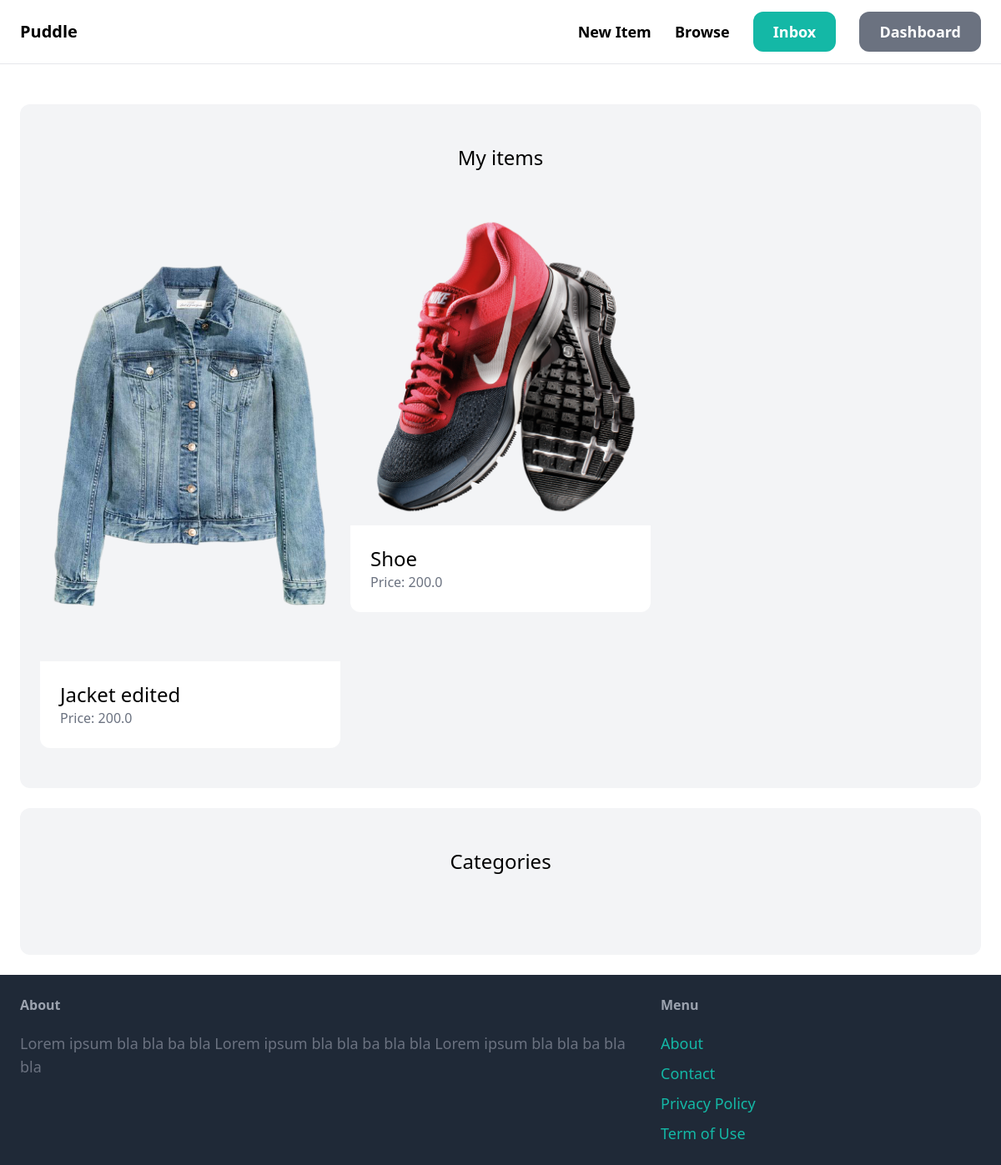
The page /dashboard/ (signed in) on the database its author committed.
### item/models.py (models this page shows, shortened)
class Item(models.Model):
    category = models.ForeignKey(Category, related_name='items', on_delete=models.CASCADE)
    name = models.CharField(max_length=255)
    description = models.TextField(blank=True, null=True)
    price = models.FloatField()
    image = models.ImageField(upload_to='item_images', blank=True, null=True)
    is_sold = models.BooleanField(default=False)
    created_by = models.ForeignKey(User, related_name='items', on_delete=models.CASCADE)
    created_at = models.DateTimeField(auto_now_add=True)

### dashboard/views.py (the view)
# urls.py: path('', views.index, name='index'),
@login_required
def index(request):
    items = Item.objects.filter(created_by=request.user)
    return render(request, 'dashboard/index.html', {
        'items': items,
    })

### dashboard/templates/dashboard/index.html (shortened to what this page needs)
{%extends 'core/base.html' %}
{%block content%}
    <div class="mt-6 px-6 py-12 bg-gray-100 rounded-xl">
        <h2 class ="mb-12 text-2xl text-center">My items</h2>
        <div class="grid grid-cols-3 gap-3">
            {% for item in items %}
                <div>
                    <a href="{% url 'item:detail' item.id %}">
                        <div>
                            <img src="{{item.image.url}}" class="rounded-t-xl">
                        </div>
                        <div class="p-6 bg-white rounded-b-xl">
                            <h2 class="text-2xl">{{item.name}}</h2>
                            <p class="text-gray-500">Price: {{item.price}}</p>
                        </div>
                    </a>
                </div>
            {% endfor %}
        </div>
    </div>
    <div class="mt-6 px-6 py-12 bg-gray-100 rounded-xl">
        <h2 class ="mb-12 text-2xl text-center">Categories</h2>
    </div>
{%endblock%}

### rows shown on the page
Item: image (picture), name "Jacket edited", price "200.0"
Item: image (picture), name "Shoe", price "200.0"
